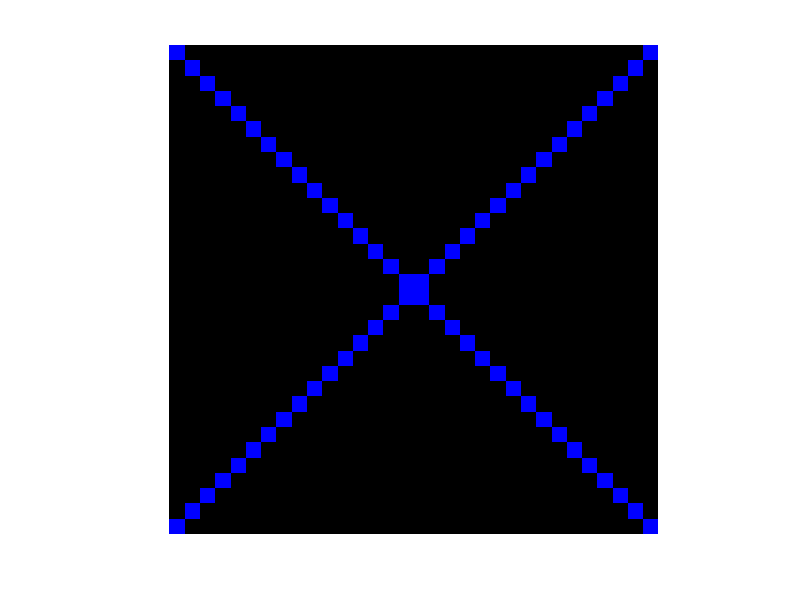

The MATLAB script that drew this image:
clc; clear;
%rgb, 1, 2, 3
pix = uint8(zeros(32,32, 3));
for ii = 1:32
    pix(ii,ii, 3) = 255;
    pix(ii, 33-ii, 3) = 255;
end
imshow(pix);